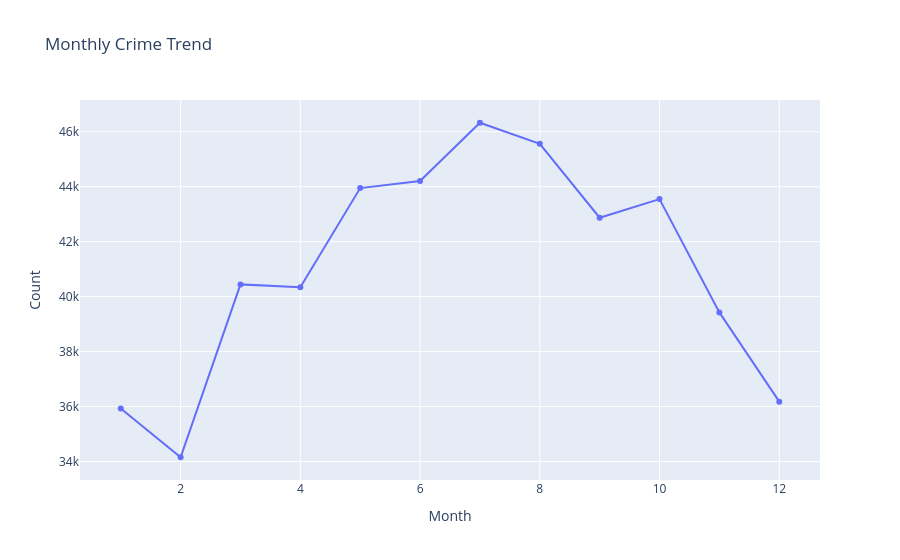

Notebook cell for this chart:
### Code cell
monthly = (
    df['Month']
    .value_counts()
    .sort_index()
    .reset_index()
)

monthly.columns = ['Month', 'Count']

fig = px.line(
    monthly,
    x='Month',
    y='Count',
    markers=True,
    title='Monthly Crime Trend'
)

fig.show()

### Figure 1 — Plotly figure (JSON) as saved in the notebook; plotly's stock layout.template omitted (floating-point values rounded to 4 significant figures)
{"data": [{"hovertemplate": "Month=%{x}<br>Count=%{y}<extra></extra>", "legendgroup": "", "line": {"color": "#636efa", "dash": "solid"}, "marker": {"symbol": "circle"}, "mode": "lines+markers", "name": "", "orientation": "v", "showlegend": false, "type": "scatter", "x": [1, 2, 3, 4, 5, 6, 7, 8, 9, 10, 11, 12], "xaxis": "x", "y": [35927, 34155, 40445, 40343, 43949, 44205, 46327, 45562, 42870, 43548, 39425, 36177], "yaxis": "y"}], "layout": {"legend": {"tracegroupgap": 0}, "title": {"text": "Monthly Crime Trend"}, "xaxis": {"anchor": "y", "domain": [0, 1], "title": {"text": "Month"}}, "yaxis": {"anchor": "x", "domain": [0, 1], "title": {"text": "Count"}}}}
